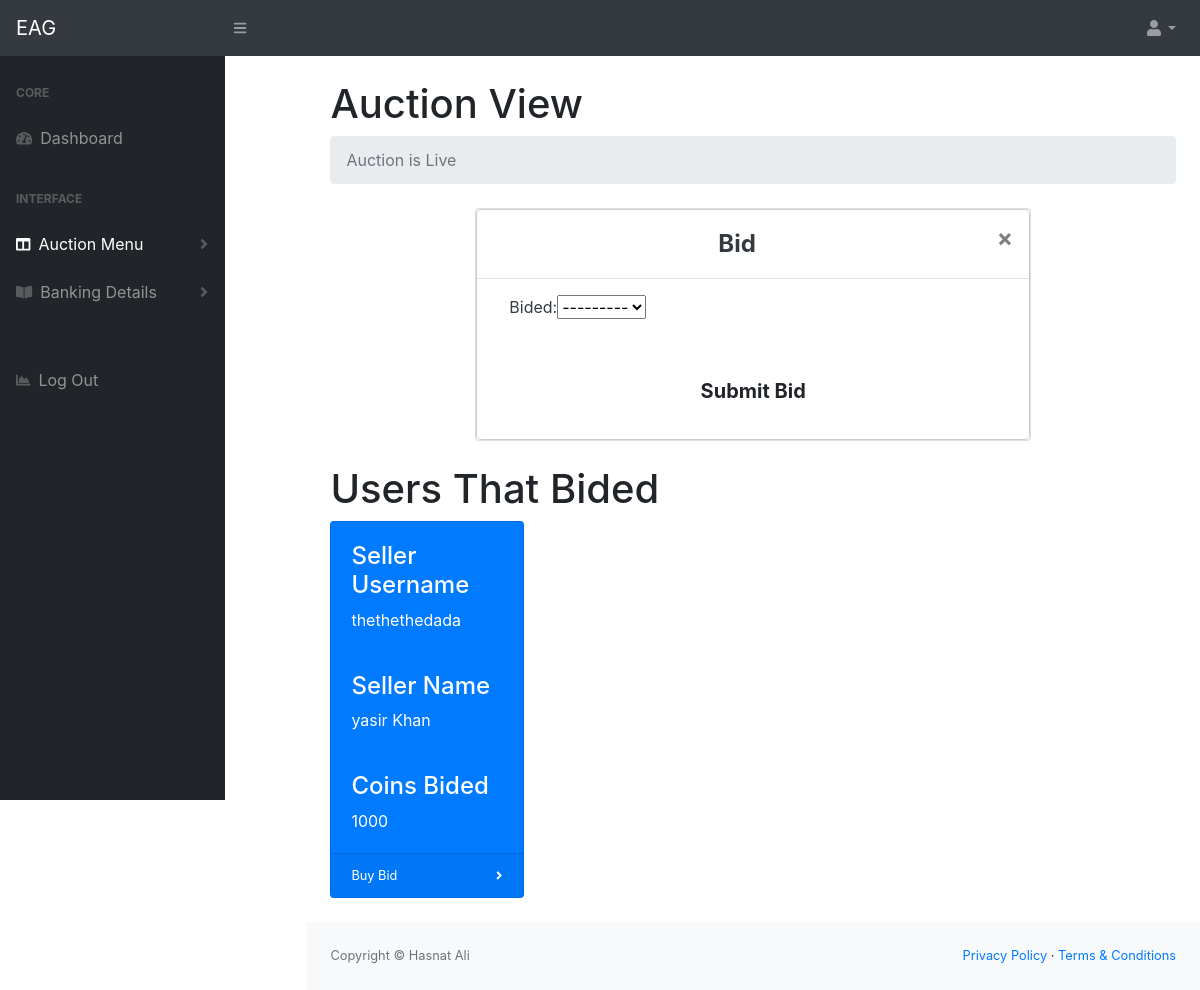
The app's page /ViewAuction/ (signed in) with its own data.
### dashboard/models.py (models this page shows, shortened)
class Bids(models.Model):
    customer = models.ForeignKey(Customer, null=True, on_delete= models.SET_NULL)
    auction = models.ForeignKey(Auction, null=True, on_delete= models.SET_NULL)
    CATEGORY = (
			('500', 'R500'),
			('1000', 'R1000'),
			('2000', 'R2000'),
			('5000', 'R5000'),
			)
    bided =models.CharField(max_length=200, null=True, choices=CATEGORY)
    remainingbid = models.IntegerField(default=0)
    date_created = models.DateTimeField(auto_now_add=True, null=True)

class Customer(models.Model):
    user = models.OneToOneField(User, on_delete=models.CASCADE, null=True)
    name = models.CharField(max_length=200, null=True)
    first_name = models.CharField(max_length=200, null=True)
    last_name = models.CharField(max_length=200, null=True)
    account_holder_name = models.CharField(max_length=200, null=True)
    account_number = models.CharField(max_length=200, null=True)
    phone = models.CharField(max_length=200, null=True)
    CATEGORY = (
			('Capitec', 'Capitec'),
			('Absa', 'Absa'),
			('Nedbank', 'Nedbank'),
			('Standard Bank', 'Standard_bank'),
			('Tyme Bank', 'Tyme'),
			('Bidvest', 'Bidvest'),
			('African Bank', 'African_Bank'),
			('Gro bank south Africa', 'Gro_bank_south_Africa'),
			('FNB South Africa', 'FNB_South_Africa'),
			('FNB Namibia', 'FNB_Namibia'),
			('FNB South Africa', 'FNB_South_Africa'),
			('FNB Swaziland', 'FNB_Swaziland'),
			('FNB Zambia', 'FNB_Zambia'),
			)
    banks = models.CharField(max_length=200, null=True, choices=CATEGORY)
    def __str__(self):
        return str(self.name)

### dashboard/views.py (the view, shortened to what this page needs)
# urls.py: path('ViewAuction/', views.auctiondetail, name="view_auction"),
@login_required(login_url="homepage")
def auctiondetail(request):
    customer = request.user.customer
    latestauction  = ''
    coins = customer.coins_set.all()
    now = datetime.datetime.now().strftime('%H:%M:%S')
    hour = now.split(':')
    hours =   int(hour[0])
    mins = int(hour[1])
    live = False
    msg1 = msg2= False
    if((hours>=10 and mins<=30 )):
        live=True
        latestauction  = Auction.objects.last()
        allbids =latestauction.bids_set.all().order_by('-date_created')
    if (hours>=18 and mins>=30) and (hours<=19):
        live=True
    allbids =''
    if live:
        latestauction  = Auction.objects.last()
        allbids =latestauction.bids_set.all().order_by('-date_created')
    bidform = BidForm(initial={'customer':customer, 'auction':latestauction})
    value_bided = 0
    mymessage = ""
    mymessage2 = ""
    coinform = CoinsForm(instance=coins[0])
    context = {
        'customer': customer,
        'coins':  coins,
        'bidform':bidform,
        'coinform': coinform,
        'allbids': allbids,
        'mymessage': mymessage,
        'mymessage2': mymessage2,
        'live': live,
        'msg1': msg1,
        'msg2': msg2,
    }
    return render(request, 'dashboard/dist/ViewAuction.html', context)

### dashboard/forms.py
class BidForm(ModelForm):
    class Meta:
        model = Bids
        fields = '__all__'

class CoinsForm(ModelForm):
    class Meta:
        model = Coins
        fields = '__all__'

### dashboard/models.py (called while the page is built)
    def __str__(self):
        return str(self.date_created)

### dashboard/templates/dashboard/dist/ViewAuction.html (shortened to what this page needs)
<!DOCTYPE html>
{% load static %}
<html lang="en">
<head>
    <link href="{%static 'css/styles.css' %}" rel="stylesheet" />
    <link href="https://cdn.datatables.net/1.10.20/css/dataTables.bootstrap4.min.css" rel="stylesheet"
 />
</head>
<body class="sb-nav-fixed">
    <nav class="sb-topnav navbar navbar-expand navbar-dark bg-dark">
        <a class="navbar-brand" href="{% url 'dashboard' %}">EAG</a>
        <button class="btn btn-link btn-sm order-1 order-lg-0" id="sidebarToggle" href=""><i
                class="fas fa-bars"></i></button>
        <ul class="navbar-nav ml-auto ml-md-0">
            <li class="nav-item dropdown">
                <a class="nav-link dropdown-toggle" id="userDropdown" href="#" role="button" data-toggle="dropdown"
                    aria-haspopup="true" aria-expanded="false"><i class="fas fa-user fa-fw"></i></a>
            </li>
        </ul>
    </nav>
    <div id="layoutSidenav">
        <div id="layoutSidenav_nav">
            <nav class="sb-sidenav accordion sb-sidenav-dark" id="sidenavAccordion">
                <div class="sb-sidenav-menu">
                    <div class="nav">
                        <div class="sb-sidenav-menu-heading">Core</div>
                        <a class="nav-link" href="{% url 'dashboard' %}">
                            <div class="sb-nav-link-icon"><i class="fas fa-tachometer-alt"></i></div>
                            Dashboard
                        </a>
                        <div class="sb-sidenav-menu-heading">Interface</div>
                        <a class="nav-link collapsed" href="" data-toggle="collapse" data-target="#collapseLayouts"
                            aria-expanded="false" aria-controls="collapseLayouts">
                            <div class="sb-nav-link-icon"><i class="fas fa-columns"></i></div>
                            Auction Menu
                            <div class="sb-sidenav-collapse-arrow"><i class="fas fa-angle-down"></i></div>
                        </a>
                        <a class="nav-link collapsed" href="#" data-toggle="collapse" data-target="#collapsePages"
                            aria-expanded="false" aria-controls="collapsePages">
                            <div class="sb-nav-link-icon"><i class="fas fa-book-open"></i></div>
                            Banking Details
                            <div class="sb-sidenav-collapse-arrow"><i class="fas fa-angle-down"></i></div>
                        </a>
                        <div class="sb-sidenav-menu-heading"></div>
                        <a class="nav-link" href="{% url 'logout' %}">
                            <div class="sb-nav-link-icon"><i class="fas fa-chart-area"></i></div>
                            Log Out
                        </a>
                    </div>
                </div>
        </div>
        <div class="sb-sidenav-footer">
            <div class="small">Logged in as:</div>
        </div>
    <div id="layoutSidenav_content">
        <main>
            <div class="container-fluid">
                <h1 class="mt-4">Auction View</h1>
                {% if live %}
                <ol class="breadcrumb mb-4">
                    <li class="breadcrumb-item active">Auction is Live</li>
                </ol>
                {% else %}
                <ol class="breadcrumb mb-4">
                    <li class="breadcrumb-item active">Auction is Not Live</li>
                </ol>
                {% endif %}
                {% if live %}
                <div class="row">
                    <div class="col-lg-2"></div>
                    <div class="col-lg-8">
                        <div class="card text-dark mb-4 biding">
                            <form method="POST" action="">
                                <div class="modal-content myModel">
                                    <div class="modal-header text-center">
                                        <h4 class="modal-title w-100 font-weight-bold">Bid</h4>
                                        <button type="button" class="close" data-dismiss="modal" aria-label="Close">
                                            <span aria-hidden="true">&times;</span>
                                        </button>
                                    </div>
                                    <div class="modal-body mx-3 biding">
                                        <div class="md-form ">
                                            {{bidform}}
                                        </div>
                                    </div>
                                    <button class="btn btn-lg btn-default myModel mybtn my-4" type="submit"><b>Submit
                                            Bid</b></button>
                                </div>
                            </form>
                        </div>
                    </div>
                    <div class="col-lg-2"></div>
                </div>
                <h1 class="d-block">Users That Bided</h1>
                <div class="row">
                    {% for bid in allbids %}
                    <div class="col-xl-3 col-md-6">
                        <div class="card bg-primary text-white mb-4">
                            <div class="card-body">
                                <h4>Seller Username</h4> {{bid.customer.user}}
                            </div>
                            <div class="card-body">
                                <h4>Seller Name</h4> {{bid.customer.user.first_name}} {{bid.customer.user.last_name}}
                            </div>
                            <div class="card-body">
                                <h4>Coins Bided</h4> {{bid.bided}}
                            </div>
                            <div class="card-footer d-flex align-items-center justify-content-between">
                                <a class="small text-white stretched-link" href="{% url 'pay_customer' bid.id %}">Buy
                                    Bid</a>
                                <div class="small text-white"><i class="fas fa-angle-right"></i></div>
                            </div>
                        </div>
                    </div>
                    {% endfor %}
                </div>
                {% else %}
                <h1 class="text-center m-4 p-4 display-3 text-danger">Please wait for Auction to get live</h1>
                {% endif %}
        </main>
        <footer class="py-4 bg-light mt-auto">
            <div class="container-fluid">
                <div class="d-flex align-items-center justify-content-between small">
                    <div class="text-muted">Copyright &copy; Hasnat Ali</div>
                    <div>
                        <a href="#">Privacy Policy</a>
                        &middot;
                        <a href="#">Terms &amp; Conditions</a>
                    </div>
                </div>
            </div>
        </footer>
    </div>
    </div>
</body>
</html>

### records on screen
Bids: customer.user "thethethedada", customer.user.first_name "yasir", customer.user.last_name "Khan", bided "1000"
